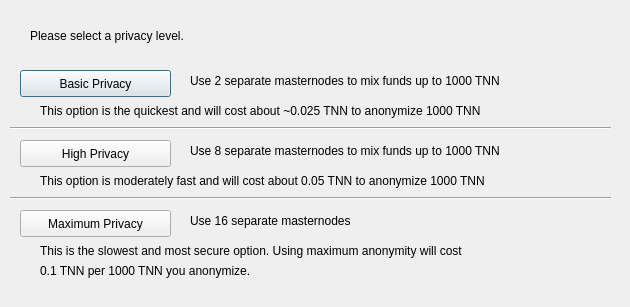
<?xml version="1.0" encoding="UTF-8"?>
<ui version="4.0">
 <class>DarksendConfig</class>
 <widget class="QDialog" name="DarksendConfig">
  <property name="geometry">
   <rect>
    <x>0</x>
    <y>0</y>
    <width>630</width>
    <height>307</height>
   </rect>
  </property>
  <property name="windowTitle">
   <string>Configure PrivateSend</string>
  </property>
  <widget class="QPushButton" name="buttonBasic">
   <property name="geometry">
    <rect>
     <x>20</x>
     <y>70</y>
     <width>151</width>
     <height>27</height>
    </rect>
   </property>
   <property name="text">
    <string>Basic Privacy</string>
   </property>
  </widget>
  <widget class="QPushButton" name="buttonHigh">
   <property name="geometry">
    <rect>
     <x>20</x>
     <y>140</y>
     <width>151</width>
     <height>27</height>
    </rect>
   </property>
   <property name="text">
    <string>High Privacy</string>
   </property>
  </widget>
  <widget class="QPushButton" name="buttonMax">
   <property name="geometry">
    <rect>
     <x>20</x>
     <y>210</y>
     <width>151</width>
     <height>27</height>
    </rect>
   </property>
   <property name="text">
    <string>Maximum Privacy</string>
   </property>
  </widget>
  <widget class="QLabel" name="label">
   <property name="geometry">
    <rect>
     <x>30</x>
     <y>20</y>
     <width>571</width>
     <height>31</height>
    </rect>
   </property>
   <property name="text">
    <string>Please select a privacy level.</string>
   </property>
  </widget>
  <widget class="QLabel" name="label_2">
   <property name="geometry">
    <rect>
     <x>190</x>
     <y>70</y>
     <width>421</width>
     <height>21</height>
    </rect>
   </property>
   <property name="text">
    <string>Use 2 separate masternodes to mix funds up to 1000 TNN</string>
   </property>
  </widget>
  <widget class="QLabel" name="label_3">
   <property name="geometry">
    <rect>
     <x>190</x>
     <y>140</y>
     <width>411</width>
     <height>21</height>
    </rect>
   </property>
   <property name="text">
    <string>Use 8 separate masternodes to mix funds up to 1000 TNN</string>
   </property>
  </widget>
  <widget class="QLabel" name="label_4">
   <property name="geometry">
    <rect>
     <x>190</x>
     <y>210</y>
     <width>421</width>
     <height>21</height>
    </rect>
   </property>
   <property name="text">
    <string>Use 16 separate masternodes</string>
   </property>
  </widget>
  <widget class="QLabel" name="label_6">
   <property name="geometry">
    <rect>
     <x>40</x>
     <y>100</y>
     <width>561</width>
     <height>21</height>
    </rect>
   </property>
   <property name="text">
    <string>This option is the quickest and will cost about ~0.025 TNN to anonymize 1000 TNN</string>
   </property>
  </widget>
  <widget class="QLabel" name="label_7">
   <property name="geometry">
    <rect>
     <x>40</x>
     <y>170</y>
     <width>561</width>
     <height>21</height>
    </rect>
   </property>
   <property name="text">
    <string>This option is moderately fast and will cost about 0.05 TNN to anonymize 1000 TNN</string>
   </property>
  </widget>
  <widget class="QLabel" name="label_8">
   <property name="geometry">
    <rect>
     <x>40</x>
     <y>240</y>
     <width>561</width>
     <height>21</height>
    </rect>
   </property>
   <property name="text">
    <string>This is the slowest and most secure option. Using maximum anonymity will cost</string>
   </property>
  </widget>
  <widget class="QLabel" name="label_9">
   <property name="geometry">
    <rect>
     <x>40</x>
     <y>260</y>
     <width>561</width>
     <height>21</height>
    </rect>
   </property>
   <property name="text">
    <string>0.1 TNN per 1000 TNN you anonymize.</string>
   </property>
  </widget>
  <widget class="Line" name="line">
   <property name="geometry">
    <rect>
     <x>10</x>
     <y>120</y>
     <width>601</width>
     <height>16</height>
    </rect>
   </property>
   <property name="orientation">
    <enum>Qt::Horizontal</enum>
   </property>
  </widget>
  <widget class="Line" name="line_2">
   <property name="geometry">
    <rect>
     <x>10</x>
     <y>190</y>
     <width>601</width>
     <height>16</height>
    </rect>
   </property>
   <property name="orientation">
    <enum>Qt::Horizontal</enum>
   </property>
  </widget>
 </widget>
 <resources/>
 <connections/>
</ui>
